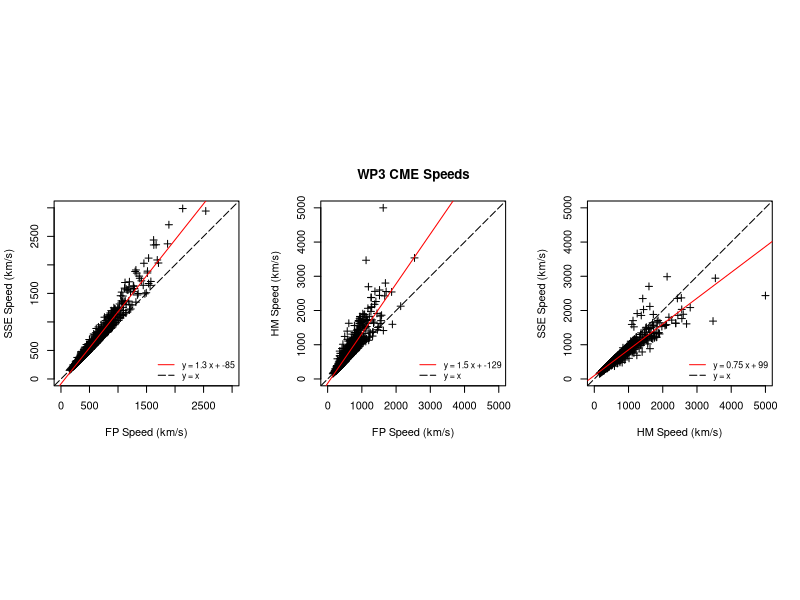

Here is the R script that generated this plot:
# Read in the WP3 CSV file
wp3 <- read.csv("HCME_WP3_V02.csv")

# Print the number of rows and variables, and names of the variables
dim(wp3)
names(wp3)

names(wp3) <- c("ID",
		"Date",
		"Spacecraft",
		"LN",
		"PA_N",
		"LS",
		"PA_S",
		"Quality",
		"PA_Fit",
		"FP_Speed",
		"FP_SpeedErr",
		"FP_Phi",
		"FP_PhiErr",
		"FP_HEEQLon",
		"FP_HEEQLat",
		"FP_CarrLon",
		"FP_LaunchUTC",
		"SSE_Speed",
                "SSE_Speed Err",
                "SSE_Phi",
                "SSE_PhiErr",
                "SSE_HEEQLon",
                "SSE_HEEQLat",
                "SSE_CarrLon",
                "SSE_LaunchUTC",
		"HM_Speed",
                "HM_Speed Err",
                "HM_Phi",
                "HM_PhiErr",
                "HM_HEEQLon",
                "HM_HEEQLat",
                "HM_CarrLon",
                "HM_LaunchUTC")


# Simple plots

#dev.copy("CME_speeds.png",width=8,height=8,unit="in",res=300)
pdf("CME_Speeds.pdf",width=8,height=3)
par(mfrow=c(1,3),pty="s")
plot(wp3$FP_Speed, wp3$SSE_Speed, 
	xlab="FP Speed (km/s)", ylab="SSE Speed (km/s)",#main="WP3 CME Speeds",
	xlim=c(0,3000), ylim=c(0,3000),
	pch=3)
abline(0,1,col="black",lty=5)
reg <- lm(wp3$SSE_Speed~wp3$FP_Speed)
abline(reg,col="red")
legend("bottomright",c(paste("y =",signif(reg$coefficients[[2]],digits=2),"x +",round(reg$coefficients[[1]])),"y = x"),lty=c(1,5),col=c("red","black"),bty="n",cex=0.8)

plot(wp3$FP_Speed, wp3$HM_Speed,
        xlab="FP Speed (km/s)", ylab="HM Speed (km/s)",main="WP3 CME Speeds",
        xlim=c(0,5000), ylim=c(0,5000),
        pch=3)
abline(0,1,col="black",lty=5)
reg <- lm(wp3$HM_Speed~wp3$FP_Speed)
abline(reg,col="red")
legend("bottomright",c(paste("y =",signif(reg$coefficients[[2]],digits=2),"x +",round(reg$coefficients[[1]])),"y = x"),lty=c(1,5),col=c("red","black"),bty="n",cex=0.8)

plot(wp3$HM_Speed, wp3$SSE_Speed,
        xlab="HM Speed (km/s)", ylab="SSE Speed (km/s)",#main="WP3 CME Speeds",
        xlim=c(0,5000), ylim=c(0,5000),
        pch=3)
abline(0,1,col="black",lty=5)
reg <- lm(wp3$SSE_Speed~wp3$HM_Speed)
abline(reg,col="red")
legend("bottomright",c(paste("y =",signif(reg$coefficients[[2]],digits=2),"x +",round(reg$coefficients[[1]])),"y = x"),lty=c(1,5),col=c("red","black"),bty="n",cex=0.8)


dev.off()


